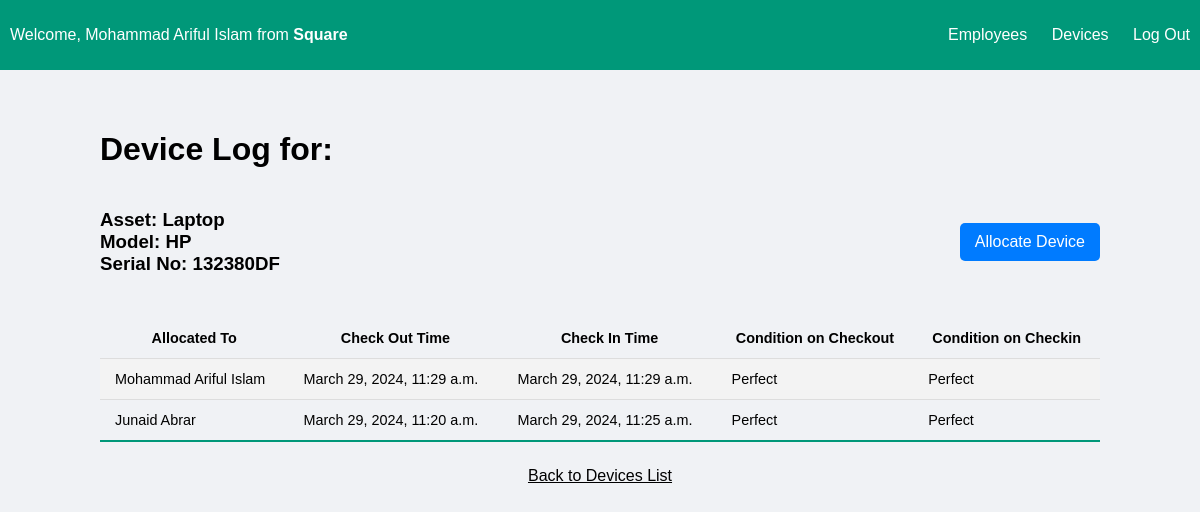
/devices/log/1/ (signed in), run on the app's committed database.
### assetTracker/models.py (models this page shows, shortened)
class Employee(models.Model):
    user = models.OneToOneField(User, on_delete=models.CASCADE, null=True, blank=True)
    name = models.CharField(max_length=100)
    company = models.ForeignKey(Company, on_delete=models.CASCADE)
    employee_type = models.CharField(max_length=20, choices=(('staff', 'Staff'), ('general', 'General Employee')))
    department = models.CharField(max_length=100)
    role = models.CharField(max_length=100)

class Company(models.Model):
    name = models.CharField(max_length=100)

class Device(models.Model):
    name = models.CharField(max_length=100)
    serial_number = models.CharField(max_length=100, unique=True)
    model = models.CharField(max_length=100)
    STATUS_CHOICES = [
        ('available', 'Available'),
        ('checked_out', 'Checked Out'),
        ('in_repair', 'In Repair'),
        ('out_of_service', 'Out of Service'),
    ]
    status = models.CharField(max_length=50, choices=STATUS_CHOICES, default='available')
    company = models.ForeignKey(Company, on_delete=models.CASCADE)
    created_at = models.DateTimeField(auto_now_add=True)

class DeviceLog(models.Model):
    device = models.ForeignKey(Device, on_delete=models.CASCADE)
    employee = models.ForeignKey(Employee, on_delete=models.CASCADE)
    check_out_time = models.DateTimeField(default=timezone.now)
    check_in_time = models.DateTimeField(null=True, blank=True)
    condition_on_checkout = models.CharField(max_length=100)
    condition_on_checkin = models.CharField(max_length=100, null=True, blank=True)

### assetTracker/views.py (the view)
# urls.py: path('devices/log/<int:pk>/', views.view_device_log, name='view_device_log'),
@login_required(login_url='login')
def view_device_log(request, pk):
    device = get_object_or_404(Device, pk=pk, company=request.user.employee.company)
    logs = DeviceLog.objects.filter(device=device).order_by('-check_out_time')
    return render(request, 'device_log.html', {'device': device, 'logs': logs})

### assetTracker/templates/device_log.html (shortened to what this page needs)
{% extends 'navbar.html' %} {% block content %}
<div class="content-container">
    <h1>Device Log for:</h1>
    <div class="header-with-button">
        <h3>
            Asset: {{ device.name }}
            <br />
            Model: {{ device.model }} <br />
            Serial No: {{ device.serial_number }}
        </h3>
        {% if device.status == 'available' %}
        <a href="{% url 'allocate_device' device.id %}" class="action-button">Allocate Device</a>
        {% elif device.status == 'checked_out' %}
        <a href="{% url 'checkin_device' device.id %}" class="action-button">Check-in Device</a>
        {% endif %}
    </div>
    <table class="styled-table">
        <tr>
            <th>Allocated To</th>
            <th>Check Out Time</th>
            <th>Check In Time</th>
            <th>Condition on Checkout</th>
            <th>Condition on Checkin</th>
        </tr>
        {% for log in logs %}
        <tr>
            <td>{{ log.employee.name }}</td>
            <td>{{ log.check_out_time }}</td>
            {% if log.check_in_time is None %}
            <td>-</td>
            {% else %}
            <td>{{ log.check_in_time }}</td>
            {% endif %}
            <td>{{ log.condition_on_checkout }}</td>
            {% if log.condition_on_checkin is None %}
            <td>-</td>
            {% else %}
            <td>{{ log.condition_on_checkin }}</td>
            {% endif %}
        </tr>
        {% endfor %}
    </table>
    <a href="{% url 'list_devices' %}" style="display: flex; justify-content: center" class="back-link">Back to Devices
        List</a>
    {% endblock content %}

### assetTracker/templates/navbar.html (shortened to what this page needs)
<!DOCTYPE html>
{% load static %}
<html lang="en">
<head>
    <link rel="stylesheet" href="{% static 'style.css' %}" />
</head>
<body>
    <div class="navbar">
        {% if request.user.is_authenticated %}
        <span>Welcome, {{ request.user.employee.name }} from <b>{{ request.user.employee.company.name }}</b></span>
        <div class="navbar-links">
            <a href="{% url 'list_employees' %}">Employees</a>
            <a href="{% url 'list_devices' %}">Devices</a>
            <a href="{% url 'logout' %}">Log Out</a>
        </div>
        {% endif %}
    </div>
    {% block content %} {% endblock %}
</body>
</html>

### static/style.css (style rules this page uses)
body { background-color: #f0f2f5; margin: 0; padding: 0; font-family: Arial, sans-serif; }
.navbar { display: flex; justify-content: space-between; align-items: center; padding: 10px; background-color: #009879; color: white; height: 50px; }
.navbar span { margin-right: auto; / }
.navbar-links a { color: white; text-decoration: none; margin-left: 20px; padding: 10px 0; display: inline-block; height: 100%; box-sizing: border-box; }
.content-container { padding: 20px; margin: 20px auto; max-width: 1000px; }
.header-with-button { display: flex; justify-content: space-between; align-items: center; margin-bottom: 20px; }
.action-button { padding: 10px 15px; background-color: #007bff; color: white; text-decoration: none; border-radius: 5px; transition: background-color 0.3s ease; }
.styled-table { width: 100%; border-collapse: collapse; margin: 25px 0; font-size: 0.9em; min-width: 400px; border-radius: 5px 5px 0 0; overflow: hidden; }
.styled-table th, .styled-table td { padding: 12px 15px; }
.styled-table tbody tr { border-bottom: thin solid #dddddd; }
.styled-table tbody tr:nth-of-type(even) { background-color: #f3f3f3; }
.styled-table tbody tr:last-of-type { border-bottom: 2px solid #009879; }
.back-link { color: black; }

### data on the page
Device: name "Laptop", model "HP", serial_number "132380DF"
DeviceLog: employee.name "Mohammad Ariful Islam", check_out_time "March 29, 2024, 11:29 a.m.", check_in_time "March 29, 2024, 11:29 a.m.", condition_on_checkout "Perfect", condition_on_checkin "Perfect"
DeviceLog: employee.name "Junaid Abrar", check_out_time "March 29, 2024, 11:20 a.m.", check_in_time "March 29, 2024, 11:25 a.m.", condition_on_checkout "Perfect", condition_on_checkin "Perfect"

### other printed values
{{ request.user.employee.name }} "Mohammad Ariful Islam"
{{ request.user.employee.company.name }} "Square"
